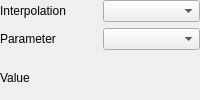
            <widget class="QWidget" name="setvalActuator">
             <layout class="QGridLayout" name="gridLayout_3">
              <property name="leftMargin">
               <number>0</number>
              </property>
              <property name="topMargin">
               <number>0</number>
              </property>
              <property name="rightMargin">
               <number>0</number>
              </property>
              <property name="bottomMargin">
               <number>0</number>
              </property>
              <item row="0" column="0">
               <widget class="QLabel" name="label_17">
                <property name="text">
                 <string>Interpolation</string>
                </property>
               </widget>
              </item>
              <item row="2" column="0">
               <widget class="QLabel" name="label_5">
                <property name="text">
                 <string>Value</string>
                </property>
               </widget>
              </item>
              <item row="1" column="0">
               <widget class="QLabel" name="label_31">
                <property name="text">
                 <string>Parameter</string>
                </property>
               </widget>
              </item>
              <item row="0" column="1">
               <widget class="QComboBox" name="setvalInterpolation">
                <property name="sizePolicy">
                 <sizepolicy hsizetype="Minimum" vsizetype="Fixed">
                  <horstretch>0</horstretch>
                  <verstretch>0</verstretch>
                 </sizepolicy>
                </property>
               </widget>
              </item>
              <item row="1" column="1">
               <widget class="QComboBox" name="setvalName">
                <property name="sizePolicy">
                 <sizepolicy hsizetype="Minimum" vsizetype="Fixed">
                  <horstretch>0</horstretch>
                  <verstretch>0</verstretch>
                 </sizepolicy>
                </property>
               </widget>
              </item>
              <item row="2" column="1">
               <widget class="gui::Uniform" name="setvalEndValue" native="true">
                <property name="focusPolicy">
                 <enum>Qt::StrongFocus</enum>
                </property>
               </widget>
              </item>
             </layout>
            </widget>
